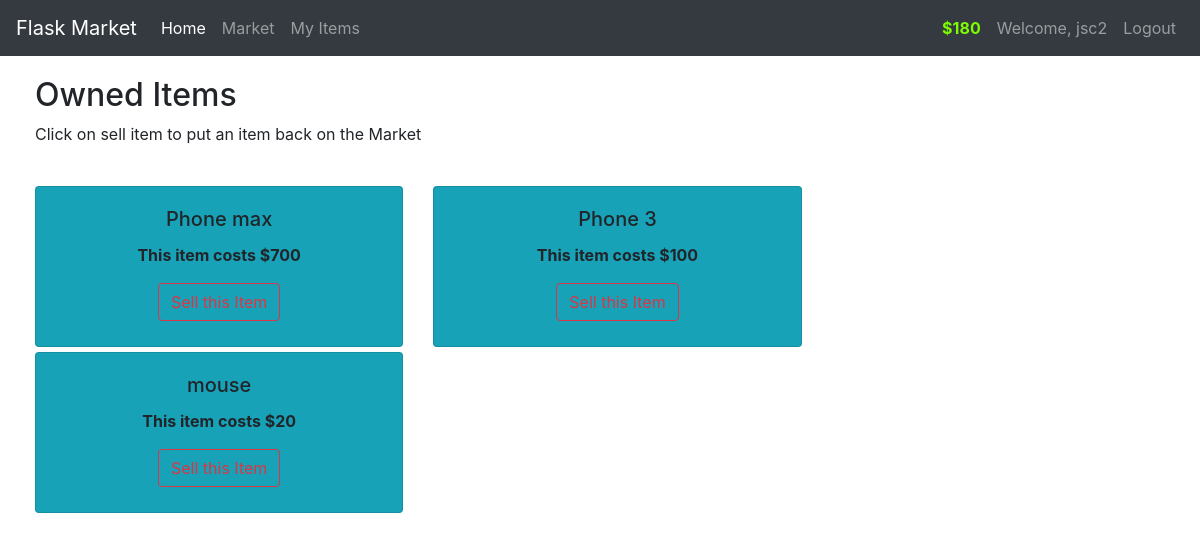
Page /myitems (signed in) on the earlier database version.
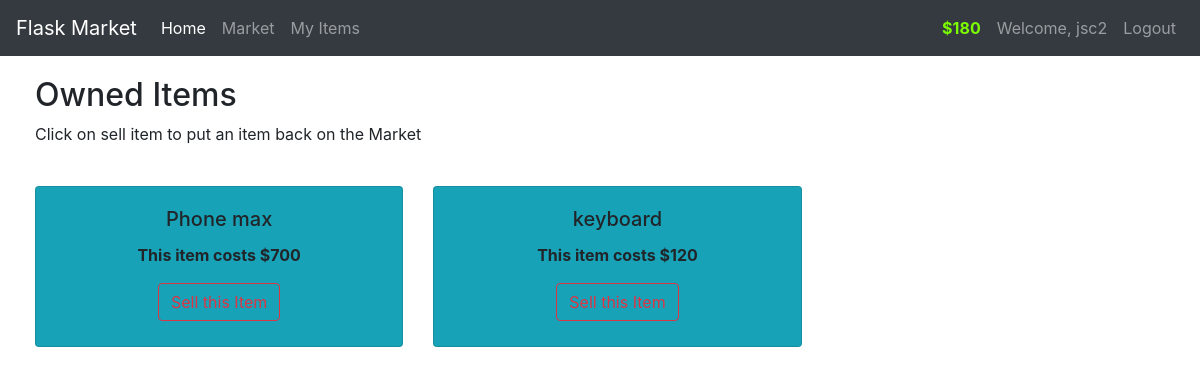
Same page on the later database version.
### market/models.py (models this page shows, shortened)
class Item(db.Model):
    id = db.Column(db.Integer(), primary_key=True)
    name = db.Column(db.String(length=30), nullable=False)
    price = db.Column(db.Integer(), nullable=False)
    barcode = db.Column(db.String(length=12), nullable=False, unique=True)
    description = db.Column(db.String(length=1024), nullable=False)
    owner = db.Column(db.Integer(), db.ForeignKey('user.id'))

### market/routes.py (the view, shortened to what this page needs)
@app.route('/myitems', methods=['GET', 'POST'])
@login_required
def items_page():
    selling_form = SellItemForm()
    if request.method == "GET":
        owned_items = Item.query.filter_by(owner=current_user.id)
        return render_template('myitems.html', owned_items=owned_items, selling_form=selling_form)

### market/models.py (called while the page is built)
@login_manager.user_loader
def load_user(user_id):
    return User.query.get(int(user_id))

    @property
    def prettier_budget(self):
        if len(str(self.budget)) >= 4:
            return f'${str(self.budget)[:-3]},{str(self.budget)[-3:]}'
        else:
            return f"${self.budget}"

### market/templates/myitems.html (shortened to what this page needs)
{% extends 'base.html' %}
{% block content %}
<div class="row" style="margin-top:20px; margin-left:20px">
    <div class="col-8">
        <h2>Owned Items</h2>
        <p>Click on sell item to put an item back on the Market</p>
        <br>
        <div class="row">
            {% for owned_item in owned_items %}
            <div class="col-md-6">
                <div style="margin-bottom: 5px" class="card text-center bg-info">
                    <div class="card-body">
                        <h5 class="card-title">{{ owned_item.name }}</h5>
                        <p class="card-text"><strong>
                                This item costs ${{ owned_item.price }}
                            </strong></p>
                        <button type="button" class="btn btn-outline-danger" style="margin-bottom: 5px" data-toggle="modal" data-target="#Modal-SellingConfirm-{{ owned_item.id }}">
                        </button>
                    </div>
                </div>
            </div>
            {% endfor %}
        </div>
    </div>
</div>
{% endblock %}

Differences in the rows shown:
no longer on this page (row edited): Item: name "Phone 3", price "100"
no longer on this page (row edited): Item: name "mouse", price "20"
now on this page (row edited): Item: name "keyboard", price "120"
